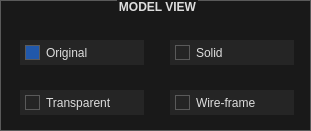
   <widget class="QGroupBox" name="model_view_box">
    <property name="geometry">
     <rect>
      <x>1210</x>
      <y>440</y>
      <width>311</width>
      <height>131</height>
     </rect>
    </property>
    <property name="styleSheet">
     <string notr="true">/*
	Based on a template by Emanuel Claesson (c) 2013 with modifications by Paris Flood

	Licensed under the Apache License, Version 2.0 (the &quot;License&quot;);
	you may not use this file except in compliance with the License.
	You may obtain a copy of the License at

		http://www.apache.org/licenses/LICENSE-2.0

	Unless required by applicable law or agreed to in writing, software
	distributed under the License is distributed on an &quot;AS IS&quot; BASIS,
	WITHOUT WARRANTIES OR CONDITIONS OF ANY KIND, either express or implied.
	See the License for the specific language governing permissions and
	limitations under the License.
*/

/*
	COLOR_DARK     = #191919
	COLOR_MEDIUM   = #353535
	COLOR_MEDLIGHT = #5A5A5A
	COLOR_LIGHT    = #DDDDDD
	COLOR_BLUE  = #2158AA
	COLOR_ORANGE = #D66C23
*/
* {
	background: #191919;
	color: #DDDDDD;
border: 1px solid #5A5A5A;
}

 QMenuBar {
	background: #191919;
	border-style: none;
 }

 QMenuBar::item {
	 background: transparent;
     spacing: 3px; /* spacing between menu bar items */
     padding: 5px 25px;
 }

 QMenuBar::item:selected{
	background: #353535;
  	border: 2px solid #D66C23;
    border-style: none none solid none;
}

 QMenuBar::item:pressed {
	background: #5A5A5A;
}

QCheckBox, QRadioButton {
	border: none;
}

QRadioButton::indicator, QCheckBox::indicator {
	width: 13px;
	height: 13px;
}

QRadioButton::indicator::unchecked, QCheckBox::indicator::unchecked {
	left: 5px;
	border: 1px solid #5A5A5A;
	background: none;
}

QRadioButton::indicator:unchecked:hover, QCheckBox::indicator:unchecked:hover {
	left: 5px;
	border: 1px solid #D66C23;
}

QRadioButton::indicator::checked, QCheckBox::indicator::checked {
	left: 5px;
	border: 1px solid #5A5A5A;
	background: #2158AA;
}

QRadioButton::indicator:checked:hover, QCheckBox::indicator:checked:hover {
	left: 5px;
	border: 1px solid #D66C23;
	background: #2158AA;
}

QGroupBox::title {
	subcontrol-origin: margin;
    subcontrol-position: top center;
}

QScrollBar {
	border: 1px solid #5A5A5A;
	background: #191919;
}

QScrollBar:horizontal {
	height: 15px;
	margin: 0px 16px 0px 16px;
}

QScrollBar:vertical {
	width: 15px;
	margin: 16px 0px 16px 0px;
}

QScrollBar::handle {
	background: #353535;
	border: 1px solid #5A5A5A;
}

QScrollBar::handle:horizontal {
	border-width: 0px 1px 0px 1px;
}

QScrollBar::handle:vertical {
	border-width: 1px 0px 1px 0px;
}

QScrollBar::handle:horizontal {
	min-width: 20px;
}

QScrollBar::handle:vertical {
	min-height: 20px;
}

QScrollBar::add-line, QScrollBar::sub-line {
	background:#353535;
	border: 1px solid #5A5A5A;
	subcontrol-origin: margin;
}

QScrollBar::add-line {
	position: absolute;
}

QScrollBar::add-line:horizontal {
	width: 15px;
	subcontrol-position: right;
	left: 15px;
}

QScrollBar::add-line:vertical {
	height: 15px;
	subcontrol-position: bottom;
	top: 15px;
}

QScrollBar::sub-line:horizontal {
	width: 15px;
	subcontrol-position: left;
}

QScrollBar::sub-line:vertical {
	height: 15px;
	subcontrol-position: top;
}

QScrollBar:left-arrow, QScrollBar::right-arrow, QScrollBar::up-arrow, QScrollBar::down-arrow {
	border: 1px solid #5A5A5A;
	width: 3px;
	height: 3px;
}

QScrollBar::add-page, QScrollBar::sub-page {
	background: none;
}

QAbstractButton {
	background: #252525;
}

QAbstractButton:disabled {
	background: #3F3F3F;
}

QAbstractButton:hover {
	background: #353535;
}

QPushButton:hover {
	background: #353535;
  	border: 1px solid #D66C23;
}

QAbstractButton:pressed {
	background: #5A5A5A;
}

QAbstractItemView {
	show-decoration-selected: 1;
 	outline: 0;
	selection-background-color: #2158AA;
	selection-color: #DDDDDD;
	alternate-background-color: #353535;
}

QHeaderView {
	border: 1px solid #5A5A5A;
}

QHeaderView::section {
	background: #191919;
	border: 1px solid #5A5A5A;
	padding: 4px;
}

QHeaderView::section:selected, QHeaderView::section::checked {
	background: #353535;
}

QTableView {
	gridline-color: #5A5A5A;
}

QTabBar {
	margin-left: 2px;
}

QTabBar::tab {
	border-radius: 0px;
	padding: 4px;
	margin: 4px;
}

QTabBar::tab:selected {
	background: #353535;
}

QComboBox::down-arrow {
	border: 1px solid #5A5A5A;
	background: #353535;
}

QComboBox::drop-down {
	border: 1px solid #5A5A5A;
	background: #353535;
}

QComboBox::down-arrow {
	width: 3px;
	height: 3px;
	border: 1px solid #5A5A5A;
}

QAbstractSpinBox {
	padding-right: 15px;
}

QAbstractSpinBox::up-button, QAbstractSpinBox::down-button {
	border: 1px solid #5A5A5A;
	background: #353535;
	subcontrol-origin: border;
}
QAbstractSpinBox::up-button:hover, QAbstractSpinBox::down-button:hover {
	border: 1px solid #D66C23;
}
QAbstractSpinBox::up-button:pressed, QAbstractSpinBox::down-button:pressed {
	background: #5A5A5A;
}

QAbstractSpinBox::up-arrow, QAbstractSpinBox::down-arrow {
	width: 3px;
	height: 3px;
	border: 1px solid #5A5A5A;
}
QAbstractSpinBox::up-arrow:hover, QAbstractSpinBox::down-arrow:hover {
	border: 1px solid #D66C23;
}

QSlider {
	border: none;
}

QSlider::groove:horizontal {
	height: 5px;
	margin: 4px 0px 4px 0px;
}

QSlider::groove:vertical {
	width: 5px;
	margin: 0px 4px 0px 4px;
}

QSlider::handle {
	border: 1px solid #5A5A5A;
	background: #353535;
}

QSlider::handle:horizontal {
	width: 15px;
	margin: -4px 0px -4px 0px;
}

QSlider::handle:vertical {
	height: 15px;
	margin: 0px -4px 0px -4px;
}

QSlider::add-page:vertical, QSlider::sub-page:horizontal {
	background: #2158AA;
}

QSlider::sub-page:vertical, QSlider::add-page:horizontal {
	background: #353535;
}

QLabel {
	border: none;
}

QProgressBar {
	text-align: center;
}

QProgressBar::chunk {
	width: 1px;
	background-color: #2158AA;
}

QMenu::separator {
	background: #353535;
}

QGroupBox {
	font: bold
}

QListWidget::item:selected {
    background-color: #2158AA;
}

 QMenu::item:selected{
	background: #353535;
	border: 2px solid #D66C23;
    border-style: none solid none none;
}

 QMenu::pressed {
	background: #5A5A5A;
}

QMenu::separator {
    height: 5px;
	background: #2158AA;
}</string>
    </property>
    <property name="title">
     <string>MODEL VIEW</string>
    </property>
    <widget class="QRadioButton" name="original_model_radio_button">
     <property name="geometry">
      <rect>
       <x>20</x>
       <y>40</y>
       <width>124</width>
       <height>25</height>
      </rect>
     </property>
     <property name="layoutDirection">
      <enum>Qt::LeftToRight</enum>
     </property>
     <property name="text">
      <string>Original</string>
     </property>
     <property name="checked">
      <bool>true</bool>
     </property>
    </widget>
    <widget class="QRadioButton" name="solid_model_radio_button">
     <property name="geometry">
      <rect>
       <x>170</x>
       <y>40</y>
       <width>124</width>
       <height>25</height>
      </rect>
     </property>
     <property name="text">
      <string>Solid</string>
     </property>
    </widget>
    <widget class="QRadioButton" name="wireframe_model_radio_button">
     <property name="geometry">
      <rect>
       <x>170</x>
       <y>90</y>
       <width>124</width>
       <height>25</height>
      </rect>
     </property>
     <property name="text">
      <string>Wire-frame</string>
     </property>
    </widget>
    <widget class="QRadioButton" name="transparent_model_radio_button">
     <property name="geometry">
      <rect>
       <x>20</x>
       <y>90</y>
       <width>124</width>
       <height>25</height>
      </rect>
     </property>
     <property name="text">
      <string>Transparent</string>
     </property>
    </widget>
   </widget>
